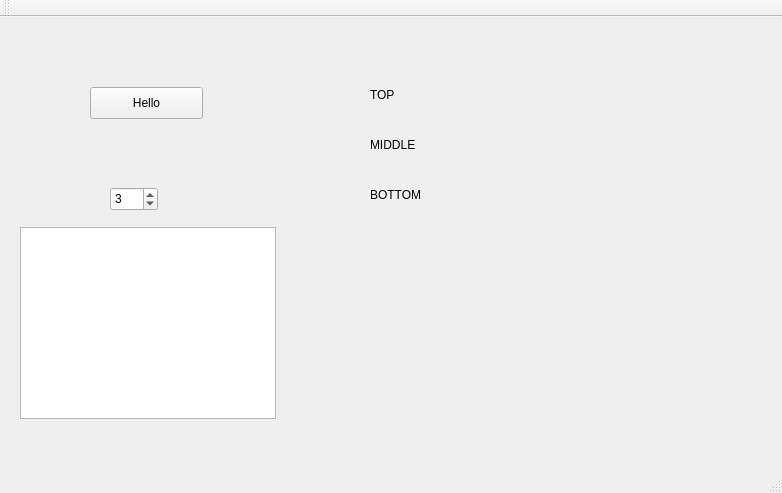
<?xml version="1.0" encoding="UTF-8"?>
<ui version="4.0">
 <class>MainWindow</class>
 <widget class="QMainWindow" name="MainWindow">
  <property name="geometry">
   <rect>
    <x>0</x>
    <y>0</y>
    <width>782</width>
    <height>493</height>
   </rect>
  </property>
  <property name="windowTitle">
   <string>MainWindow</string>
  </property>
  <widget class="QWidget" name="centralWidget">
   <widget class="QPushButton" name="pushButton">
    <property name="geometry">
     <rect>
      <x>90</x>
      <y>70</y>
      <width>113</width>
      <height>32</height>
     </rect>
    </property>
    <property name="text">
     <string>Hello</string>
    </property>
   </widget>
   <widget class="QLabel" name="topLabel">
    <property name="geometry">
     <rect>
      <x>370</x>
      <y>70</y>
      <width>60</width>
      <height>16</height>
     </rect>
    </property>
    <property name="text">
     <string>TOP</string>
    </property>
   </widget>
   <widget class="QLabel" name="middleLabel">
    <property name="geometry">
     <rect>
      <x>370</x>
      <y>120</y>
      <width>60</width>
      <height>16</height>
     </rect>
    </property>
    <property name="text">
     <string>MIDDLE</string>
    </property>
   </widget>
   <widget class="QLabel" name="bottomLabel">
    <property name="geometry">
     <rect>
      <x>370</x>
      <y>170</y>
      <width>60</width>
      <height>16</height>
     </rect>
    </property>
    <property name="text">
     <string>BOTTOM</string>
    </property>
   </widget>
   <widget class="QSpinBox" name="spinBox">
    <property name="geometry">
     <rect>
      <x>110</x>
      <y>170</y>
      <width>48</width>
      <height>24</height>
     </rect>
    </property>
    <property name="minimum">
     <number>-10</number>
    </property>
    <property name="maximum">
     <number>10</number>
    </property>
    <property name="singleStep">
     <number>2</number>
    </property>
    <property name="value">
     <number>3</number>
    </property>
    <property name="displayIntegerBase">
     <number>10</number>
    </property>
   </widget>
   <widget class="QListWidget" name="listWidget">
    <property name="geometry">
     <rect>
      <x>20</x>
      <y>210</y>
      <width>256</width>
      <height>192</height>
     </rect>
    </property>
   </widget>
  </widget>
  <widget class="QMenuBar" name="menuBar">
   <property name="geometry">
    <rect>
     <x>0</x>
     <y>0</y>
     <width>782</width>
     <height>22</height>
    </rect>
   </property>
  </widget>
  <widget class="QToolBar" name="mainToolBar">
   <attribute name="toolBarArea">
    <enum>TopToolBarArea</enum>
   </attribute>
   <attribute name="toolBarBreak">
    <bool>false</bool>
   </attribute>
  </widget>
  <widget class="QStatusBar" name="statusBar"/>
 </widget>
 <layoutdefault spacing="6" margin="11"/>
 <resources/>
 <connections/>
</ui>
